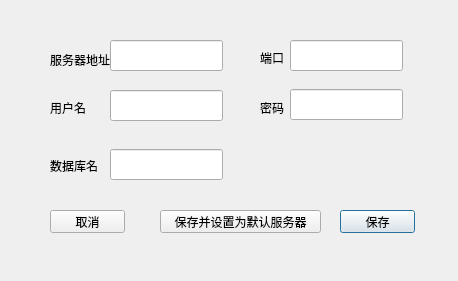
<?xml version="1.0" encoding="UTF-8"?>
<ui version="4.0">
 <class>DlgServer</class>
 <widget class="QDialog" name="DlgServer">
  <property name="geometry">
   <rect>
    <x>0</x>
    <y>0</y>
    <width>458</width>
    <height>281</height>
   </rect>
  </property>
  <property name="windowTitle">
   <string>服务器信息</string>
  </property>
  <widget class="QLabel" name="label">
   <property name="geometry">
    <rect>
     <x>50</x>
     <y>50</y>
     <width>61</width>
     <height>20</height>
    </rect>
   </property>
   <property name="text">
    <string>服务器地址</string>
   </property>
  </widget>
  <widget class="QLineEdit" name="sv_host">
   <property name="geometry">
    <rect>
     <x>110</x>
     <y>40</y>
     <width>113</width>
     <height>31</height>
    </rect>
   </property>
  </widget>
  <widget class="QLabel" name="label_2">
   <property name="geometry">
    <rect>
     <x>50</x>
     <y>160</y>
     <width>54</width>
     <height>12</height>
    </rect>
   </property>
   <property name="text">
    <string>数据库名</string>
   </property>
  </widget>
  <widget class="QLabel" name="label_3">
   <property name="geometry">
    <rect>
     <x>260</x>
     <y>50</y>
     <width>31</width>
     <height>16</height>
    </rect>
   </property>
   <property name="text">
    <string>端口</string>
   </property>
  </widget>
  <widget class="QLabel" name="label_4">
   <property name="geometry">
    <rect>
     <x>50</x>
     <y>100</y>
     <width>61</width>
     <height>16</height>
    </rect>
   </property>
   <property name="text">
    <string>用户名</string>
   </property>
  </widget>
  <widget class="QLabel" name="label_5">
   <property name="geometry">
    <rect>
     <x>260</x>
     <y>100</y>
     <width>31</width>
     <height>16</height>
    </rect>
   </property>
   <property name="text">
    <string>密码</string>
   </property>
  </widget>
  <widget class="QLineEdit" name="sv_user">
   <property name="geometry">
    <rect>
     <x>110</x>
     <y>90</y>
     <width>113</width>
     <height>31</height>
    </rect>
   </property>
  </widget>
  <widget class="QLineEdit" name="sv_db_name">
   <property name="geometry">
    <rect>
     <x>110</x>
     <y>149</y>
     <width>113</width>
     <height>31</height>
    </rect>
   </property>
  </widget>
  <widget class="QLineEdit" name="sv_pwd">
   <property name="geometry">
    <rect>
     <x>290</x>
     <y>89</y>
     <width>113</width>
     <height>31</height>
    </rect>
   </property>
   <property name="echoMode">
    <enum>QLineEdit::Password</enum>
   </property>
  </widget>
  <widget class="QLineEdit" name="sv_port">
   <property name="geometry">
    <rect>
     <x>290</x>
     <y>40</y>
     <width>113</width>
     <height>31</height>
    </rect>
   </property>
  </widget>
  <widget class="QPushButton" name="save_btn">
   <property name="geometry">
    <rect>
     <x>340</x>
     <y>210</y>
     <width>75</width>
     <height>23</height>
    </rect>
   </property>
   <property name="text">
    <string>保存</string>
   </property>
  </widget>
  <widget class="QPushButton" name="save_set_btn">
   <property name="geometry">
    <rect>
     <x>160</x>
     <y>210</y>
     <width>161</width>
     <height>23</height>
    </rect>
   </property>
   <property name="text">
    <string>保存并设置为默认服务器</string>
   </property>
  </widget>
  <widget class="QPushButton" name="cancel_btn">
   <property name="geometry">
    <rect>
     <x>50</x>
     <y>210</y>
     <width>75</width>
     <height>23</height>
    </rect>
   </property>
   <property name="text">
    <string>取消</string>
   </property>
  </widget>
 </widget>
 <tabstops>
  <tabstop>sv_host</tabstop>
  <tabstop>sv_port</tabstop>
  <tabstop>sv_user</tabstop>
  <tabstop>sv_pwd</tabstop>
  <tabstop>sv_db_name</tabstop>
  <tabstop>save_set_btn</tabstop>
  <tabstop>save_btn</tabstop>
  <tabstop>cancel_btn</tabstop>
 </tabstops>
 <resources/>
 <connections/>
</ui>
